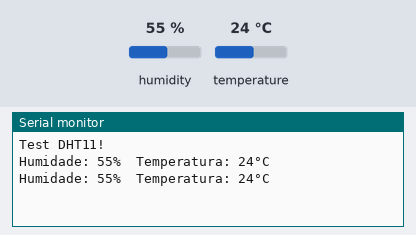
Recording of a sketch running on a simulated Arduino Uno, built with avr-gcc and run on an emulated ATmega328P. On the bench: the last lines printed to the serial monitor. The inputs (shaded band) are chosen by the test bench; at power-on: humidity 55 %, temperature 24 °C.

Above: at 4.8 s.
4.9 s: humidity set to 22 %
At 6.8 s:
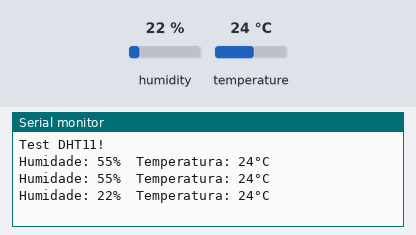
7.9 s: temperature set to 12 °C
At 9.2 s:
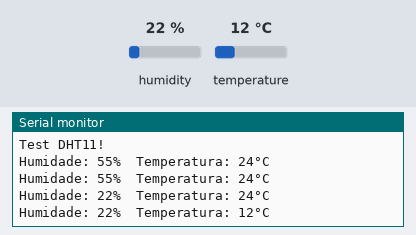
10.9 s: humidity set to 40 %
At 12.8 s:
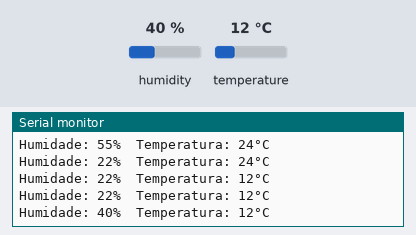
Timing chart, 0 to 14.3 s (numbered marks = the images above; inputs shaded):
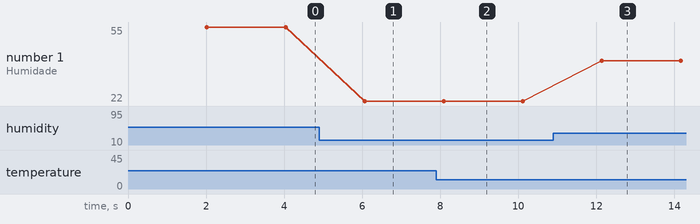

The sketch:

DHT_HT.ino
```cpp
/* DHT_HT
   Lectura da %de humidade e temperatura co sensor DHT11
   Baseado nno programa escrtito por ladyada de Adafruit
   Precisamos as librerias DHT-sensor-library e Adafruit_Sensor
*/
#include "DHT.h"
#define Sensor DHT11  // tipo de sensor, tamén podemos usar o DHT22 que é mellor
#define Pin_Sen 4     // pin onde conectamos o sensor
DHT dht(Pin_Sen, Sensor); //Sensor conectado en D4 e o modelo DHT11
int h;  //variable para almacenar %da humidade
int t;  //variable para almacenar a temperatura

void setup() {
  Serial.begin(9600); // inicia as comunicacións
  Serial.println("Test DHT11!");
  dht.begin();        // comenzan as medidas
  pinMode (Pin_Sen, INPUT_PULLUP);    //Activamos a resistencia interna Pull up)
}

void loop() {
  delay(2000);   //Esperamos dous segundos entre medidas, é un sensor moi lento
  int h = dht.readHumidity();   // Leemos a %de humidade
  int t = dht.readTemperature(); // Leemos a temperatura

  // Check if any reads failed and exit early (to try again).
  // Chequeamos si algunha medida falla e tentalo outa vez
  if (isnan(h) || isnan(t)) {
    Serial.println("Faio de lectura do DHT!");
    return;
  }
  int hic = dht.computeHeatIndex(t, h, false); // Devolta o valor en ºC (Fahreheit = false)

  Serial.print(F("Humidade: "));    // envia os valores vía serie
  Serial.print(h);
  Serial.print(F("%  Temperatura: "));
  Serial.print(t);
  Serial.println(F("°C "));
}
```

Measured:
- after the input at 4.9 s, the serial monitor: prints a new line after 1.2 s (image 1)
- after the input at 7.9 s, the serial monitor: prints a new line after 0.20 s (image 2)
- after the input at 10.9 s, the serial monitor: prints a new line after 1.2 s (image 3)
- plotted number 1: 55 → 22 after the input at 4.9 s, 22 → 40 after the input at 10.9 s
